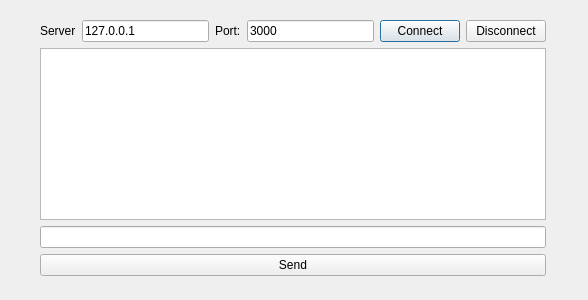
<?xml version="1.0" encoding="UTF-8"?>
<ui version="4.0">
 <class>mainwindo</class>
 <widget class="QDialog" name="mainwindo">
  <property name="geometry">
   <rect>
    <x>0</x>
    <y>0</y>
    <width>588</width>
    <height>300</height>
   </rect>
  </property>
  <property name="windowTitle">
   <string>Dialog</string>
  </property>
  <widget class="QWidget" name="layoutWidget">
   <property name="geometry">
    <rect>
     <x>40</x>
     <y>20</y>
     <width>506</width>
     <height>256</height>
    </rect>
   </property>
   <layout class="QVBoxLayout" name="verticalLayout">
    <item>
     <layout class="QHBoxLayout" name="horizontalLayout_2"/>
    </item>
    <item>
     <layout class="QHBoxLayout" name="horizontalLayout">
      <item>
       <widget class="QLabel" name="label">
        <property name="text">
         <string>Server</string>
        </property>
       </widget>
      </item>
      <item>
       <widget class="QLineEdit" name="txtServer">
        <property name="text">
         <string>127.0.0.1</string>
        </property>
       </widget>
      </item>
      <item>
       <widget class="QLabel" name="label_2">
        <property name="text">
         <string>Port:</string>
        </property>
       </widget>
      </item>
      <item>
       <widget class="QLineEdit" name="txtPort">
        <property name="text">
         <string>3000</string>
        </property>
       </widget>
      </item>
      <item>
       <widget class="QPushButton" name="btnConnect">
        <property name="text">
         <string>Connect</string>
        </property>
       </widget>
      </item>
      <item>
       <widget class="QPushButton" name="btnDisconnect">
        <property name="text">
         <string>Disconnect</string>
        </property>
       </widget>
      </item>
     </layout>
    </item>
    <item>
     <widget class="QListView" name="listView"/>
    </item>
    <item>
     <widget class="QLineEdit" name="txtMessage"/>
    </item>
    <item>
     <widget class="QPushButton" name="btnSend">
      <property name="text">
       <string>Send</string>
      </property>
     </widget>
    </item>
   </layout>
  </widget>
 </widget>
 <resources/>
 <connections/>
</ui>
